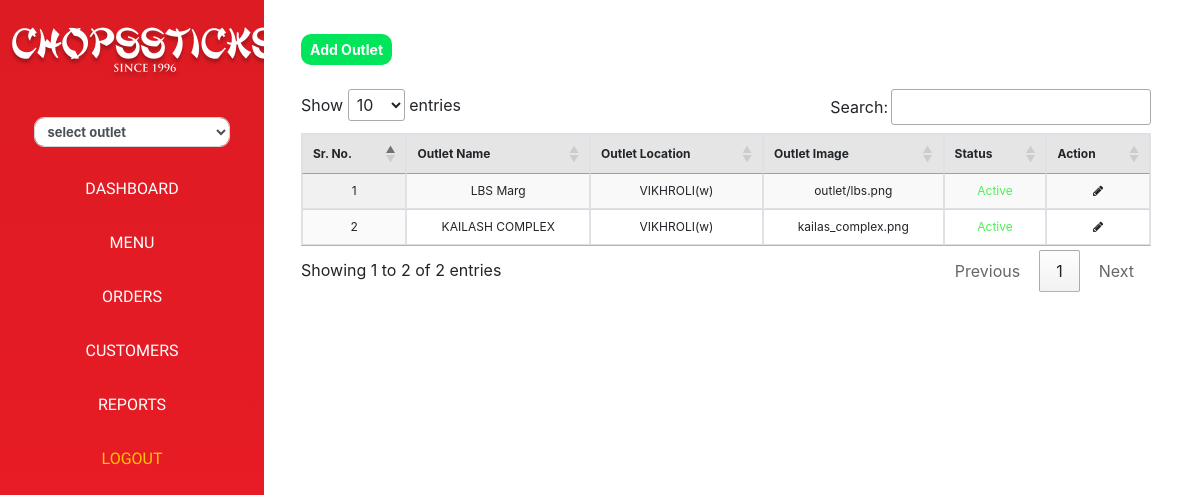
/outlet/outlet_master, run on the app's committed database.
### outlet/models.py (models this page shows, shortened)
class outlet(models.Model):
    outlet_name   = models.CharField(max_length=50)
    outlet_location  = models.CharField(max_length=50)
    def path_and_rename(self, filename):
        upload_to = 'outlet'
        ext = filename.split('.')[-1]
        if self.username:
            filename = '{}-{}.{}'.format(self.username, datetime.date.today(), ext)
        return os.path.join(upload_to, filename)
    outlet_image   = models.ImageField(upload_to='path_and_rename', blank=True)
    is_active = models.BooleanField(default=True)
    created_at = models.DateTimeField(auto_now_add=True)
    updated_at = models.DateTimeField(auto_now=True)

### outlet/views.py (the view)
# urls.py: path('outlet_master',outlet_master,name='outlet_master'),
def outlet_master(request):
    outlet_objects = outlet.objects.all()
    food_objects = food_section.objects.all()
    data = {'outlet_objects':outlet_objects,'food_objects':food_objects}
    return render (request,'outlet/outlet_master.html',data)

### templates/outlet/outlet_master.html (shortened to what this page needs)
{% extends 'dashboard/base.html' %}
{% load static %}
{% block content %}
<div class="main">
    <div class="container mt-4">
        <h5><a href="#" class="btn btn-sm green-btn radius" data-toggle="modal" data-target="#add_outlet"><b>Add Outlet</b></a></h5>
    </div>
    <div class="container mt-4">
        <div class="row">
            <div class="col">
                <div>
                    <table id="table_id" class="display table-bordered table-sm" style="width: 100%;;font-size: 12px">
                        <thead>
                            <tr>
                                <th>Sr. No.</th>
                                <th>Outlet Name</th>
                                <th>Outlet Location</th>
                                <th>Outlet Image</th>
                                <th>Status</th>
                                <th>Action</th>
                            </tr>
                        </thead>
                        <tbody>
                            {% for one in outlet_objects %}
                            <tr>
                                <td>{{ forloop.counter }}</td>
                                <td>{{one.outlet_name}}</td>
                                <td>{{one.outlet_location}}</td>
                                <td>{{one.outlet_image}}</td>
                                {% if one.is_active == True %}
                                <td style="color:#50ef55">Active</td>
                                {% else %}
                                <td class="softer-text" style="color:#828586">Inactive</td>
                                {% endif %}
                                <td> <i class="fa fa-pencil" data-toggle="modal" data-target="#update{{one.pk}}"></i> </td>
                            </tr>
                            {% endfor %}
                        </tbody>
                    </table>
                </div>
            </div>
        </div>
    </div>
</div>
{% endblock %}

### static/css/main.css (style rules this page uses)
html, body { margin: 0; padding: 0; width: 100%; height: 100vh; }
a { text-decoration: none !important; }
.main { width: 100%; margin: 0 auto; padding: 10px; }
.radius { border-radius: 10px; }
::placeholder { font-style: italic; color: #BABABA; }
thead tr { background-color: #E5E5E5; }
table { border: 1px solid #d9d9d9 !importatnt; }
.green-btn { background-color: #01E55A; color: #fff }
th,td { text-align: center; }

### data on the page
outlet: outlet_name "LBS Marg", outlet_location "VIKHROLI(w)", outlet_image "outlet/lbs.png", is_active "Active"
outlet: outlet_name "KAILASH COMPLEX", outlet_location "VIKHROLI(w)", outlet_image "kailas_complex.png", is_active "Active"
